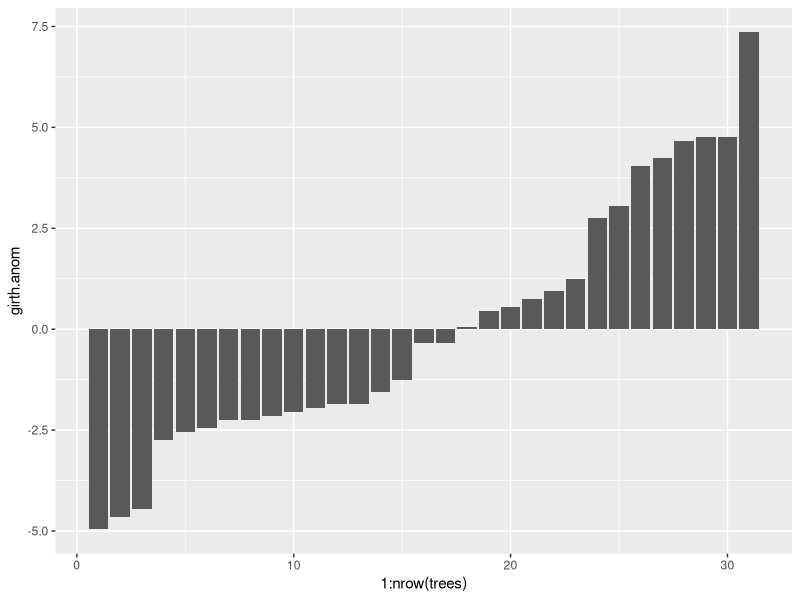
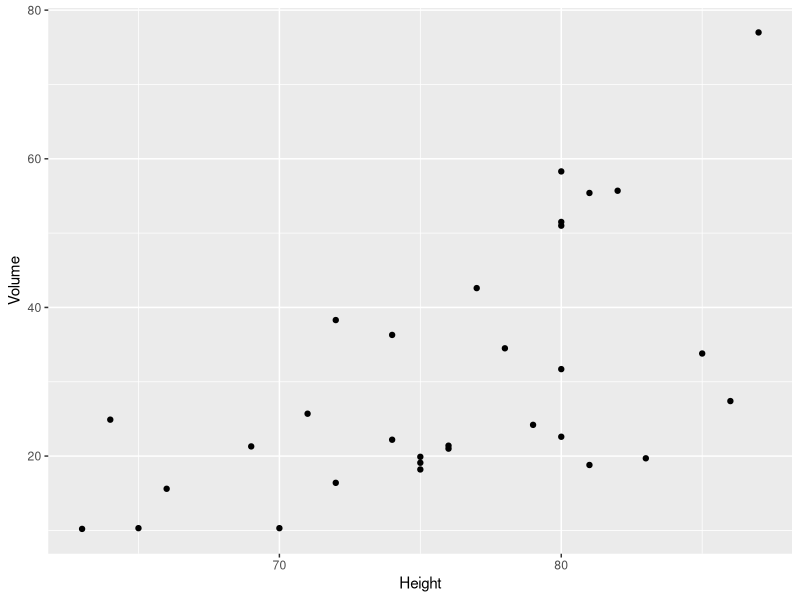
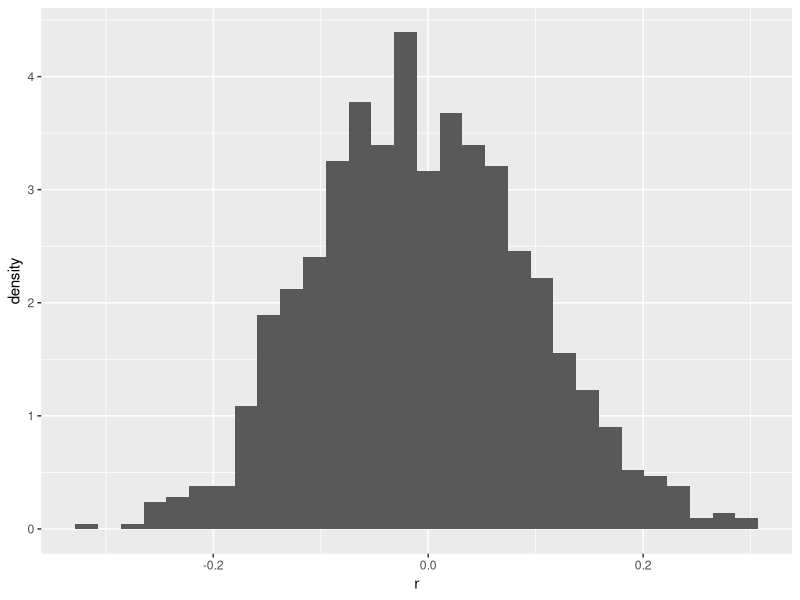
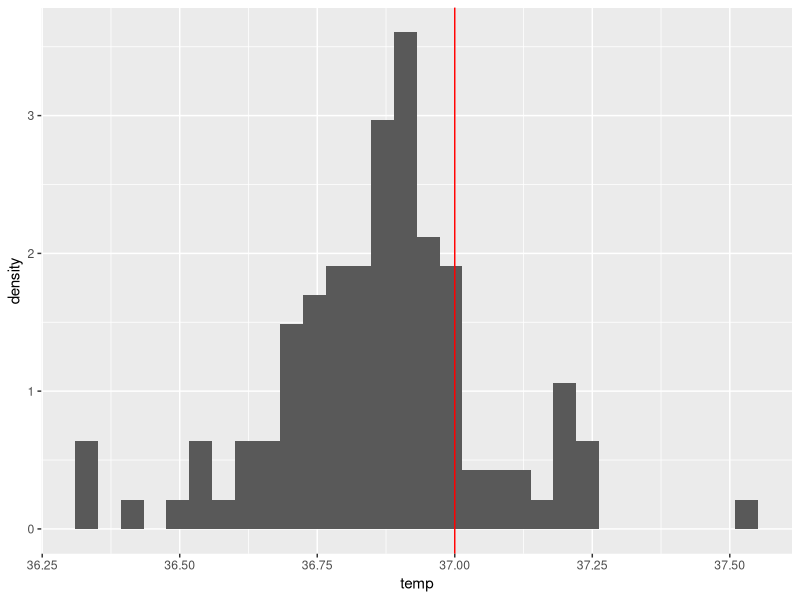
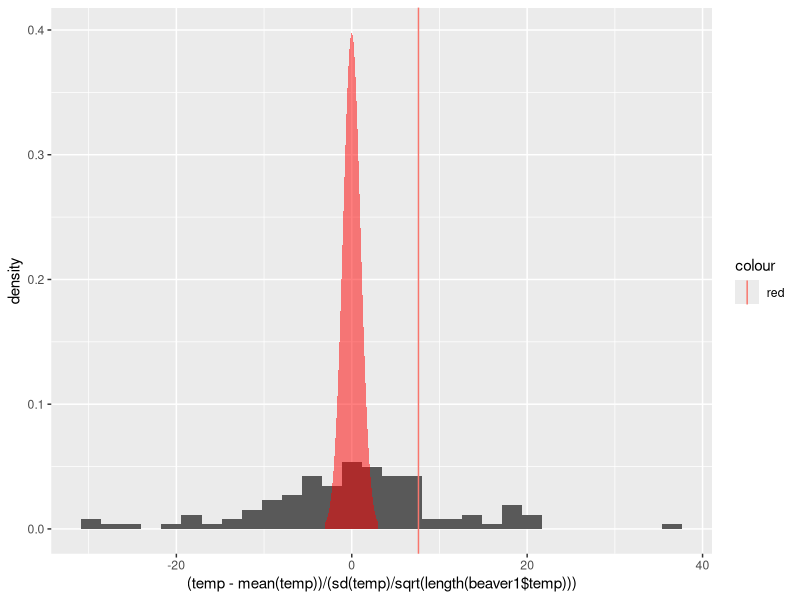
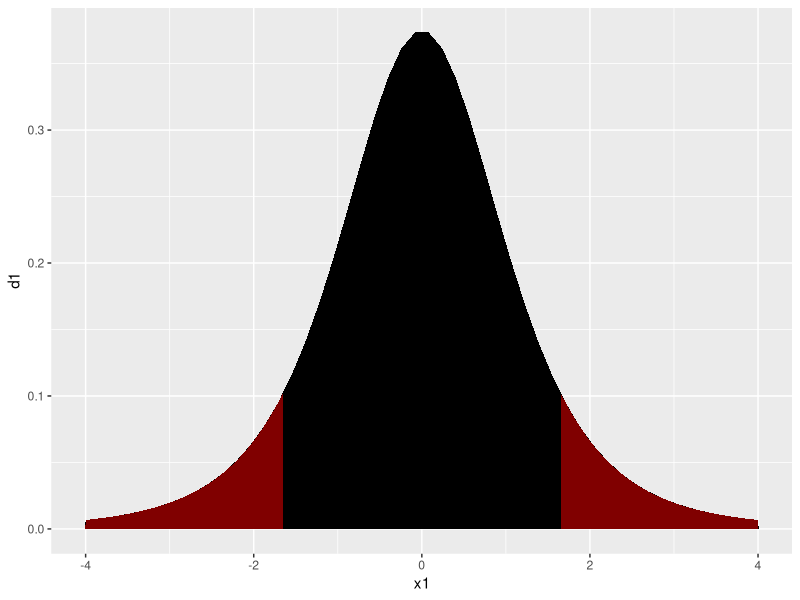
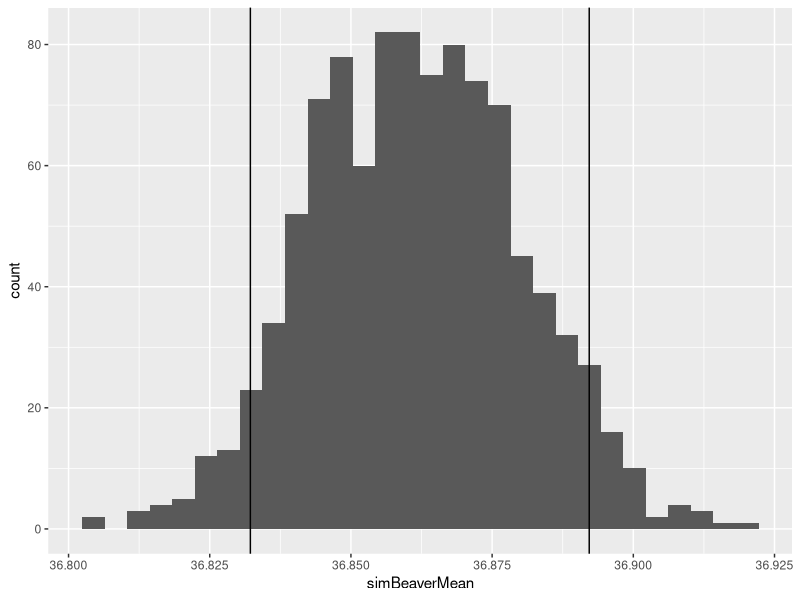

These figures' R source, in order:
## ---- chunk 1
head(trees)
## ---- chunk 2
girthAnom = trees[,1]-mean(trees[,1])
girthVar = t(girthAnom)%*%girthAnom / (length(girthAnom)-1)
print(girthVar)
#check it
var(trees[,1])
## ---- chunk 3
library(ggplot2)
mean.girth = mean(trees$Girth)
trees = trees
trees$girth.anom = trees$Girth-mean.girth
head(trees)
ggplot(trees,aes(x=1:nrow(trees),y=girth.anom))+geom_bar(stat="identity")

## ---- chunk 4
ggplot(trees,aes(x=Height, y=Volume)) + geom_point() 
## ---- chunk 5
height.anom = trees$Height - mean(trees$Height)
volume.anom = trees$Volume - mean(trees$Volume)
covarianceHV = t(height.anom) %*% volume.anom / (length(trees$Volume)-1)
print(covarianceHV)
#check it 
cov(trees$Height,trees$Volume)

## ---- chunk 6
girth.anom = trees$Girth - mean(trees$Girth)
volume.anom = trees$Volume - mean(trees$Volume)
covarianceGV = t(girth.anom) %*% volume.anom / (length(trees$Volume)-1)
print(covarianceGV)
#check it
cov(girth.anom,volume.anom)

## ---- chunk 7
maxCovHV = sqrt(t(height.anom)%*%height.anom / (length(height.anom)-1) * t(volume.anom)%*%(volume.anom) / (length(height.anom)-1))
maxCovGV =  sqrt(t(girth.anom)%*%girth.anom / (length(height.anom)-1) * t(volume.anom)%*%(volume.anom)  / (length(height.anom)-1))

rhoHV = covarianceHV/maxCovHV
rhoGV = covarianceGV/maxCovGV

print(rhoHV)
print(rhoGV)
## ---- chunk 8
print(cor(trees$Height,trees$Volume))
print(cor(trees$Girth,trees$Volume))

## ---- chunk 9
r=c()#Initialize a spot for our random calculations to go
for(i in 1:1000){#lets do this a thousand times
  rd1 = rnorm(100)#simulate data each time through the loop
  rd2 = rnorm(100)#twice
  r[i] = cor(rd1,rd2)#correlate and store the values
}
#now let's plot it
ggplot()+geom_histogram(aes(x=r,y=..density..)) #Let's look at my favorite plot


## ---- chunk 10
#Lets take a look at our observations
ggplot(beaver1)+geom_histogram(aes(x=temp,y=..density..))+geom_vline(xintercept = 37,color="red")
## ---- chunk 11
#Lets take a look at our observations
myplot = ggplot(beaver1)+geom_histogram(aes(x=(temp-mean(temp))/(sd(temp)/sqrt(length(beaver1$temp))),y=..density..))+geom_vline(aes(xintercept = (37-mean(beaver1$temp))/(sd(beaver1$temp)/sqrt(length(beaver1$temp))),color="red"))
#and let's add a tdistribution
td = dt(seq(-3,3,by=.1),df=length(beaver1$temp)-2)
ndf = data.frame(x=seq(-3,3,by=.1),y=td)
myplot+geom_area(data=ndf,aes(x=x,y=y),fill="red",alpha=0.5)
## ---- chunk 12
Tstat = (37-mean(beaver1$temp))/(sd(beaver1$temp)/sqrt(length(beaver1$temp)))
print(Tstat)
## ---- chunk 13
pval = pt(Tstat,df = length(beaver1$temp)-2)
print(pval)
## ---- chunk 14
tstatHi = 0.03/(sd(beaver1$temp)/sqrt(length(beaver1$temp)))
tstatLo = -0.03/(sd(beaver1$temp)/sqrt(length(beaver1$temp)))

x1 = seq(-4,4,length.out = 50)
d1 = dt(x1,df=length(beaver1-2))
x2 = seq(tstatHi,4,length.out = 50)
d2 = dt(x2,df=length(beaver1-2))
x3 = seq(-4,tstatLo,length.out = 50)
d3 = dt(x3,df=length(beaver1-2))

plotdf = data.frame(x1,x2,x3,d1,d2,d3)
ggplot(plotdf)+geom_area(aes(x1,d1),fill = "black")+geom_area(aes(x2,d2),fill="red",alpha=0.5)+geom_area(aes(x3,d3),fill="red",alpha=0.5)
## ---- chunk 15
pt(tstatLo,df=length(beaver1$temp))*2
## ---- chunk 16
x=tstatHi#x can be positive or negative now!

pt(-abs(x),df=length(beaver1$temp))*2

## ---- chunk 17
bmean = mean(beaver1$temp)
bsd = sd(beaver1$temp)
nits = 1000
simBeaverMean = matrix(NA,nits,1)
for(i in 1:nits){#for every iteration
  simBeaver = rnorm(n = length(beaver1$temp),mean = bmean,sd=bsd)
  simBeaverMean[i] = mean(simBeaver)
  
  }


## ---- chunk 18
hiTemp = mean(beaver1$temp)+0.03
loTemp = mean(beaver1$temp)-0.03
ggplot()+geom_histogram(aes(x=simBeaverMean))+geom_vline(aes(xintercept=loTemp))+geom_vline(aes(xintercept=hiTemp))
## ---- chunk 19
quantile(simBeaverMean,c(0.025,0.975))
## ---- chunk 20
beaverCDF = ecdf(simBeaverMean)
ourProbs = beaverCDF(c(loTemp,hiTemp))
totalExtremeProb = ourProbs[1]+(1-ourProbs[2])
## ---- chunk 21
awesome = function(vec){
  out = list()#initialize my list
  out$mean = mean(vec)#calculate and store the mean
  out$sd = sd(vec)#again for sd
  out$input = vec#and store the vector.
  
  return(out)
}


my.out = awesome(rnorm(100)) #let's try with 100 random datapoints
print(my.out$mean)
print(my.out$input)
